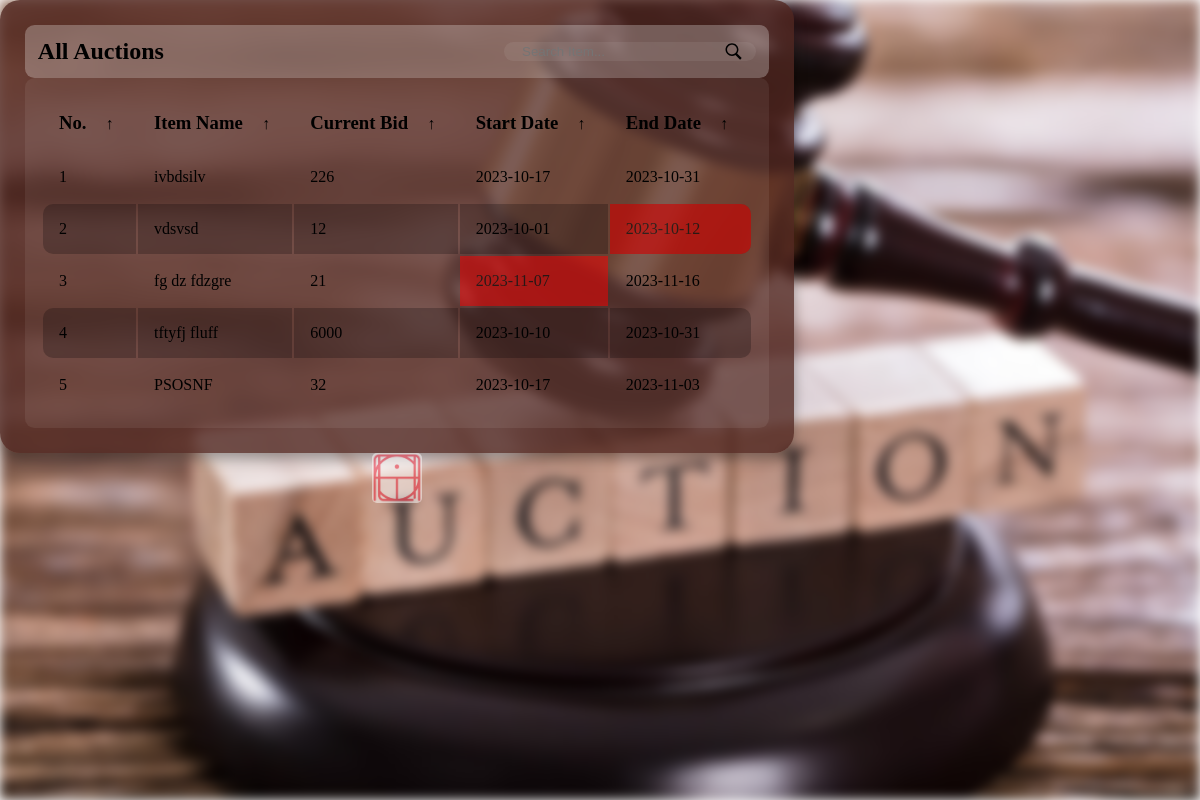
/browseAuctionItems.php, run on the app's committed database.
### tables this page shows
CREATE TABLE `auctionItems` (
  `ID` int(11) NOT NULL,
  `name` varchar(100) NOT NULL,
  `bid` double NOT NULL DEFAULT 0,
  `description` text NOT NULL,
  `fileExtension` varchar(20) NOT NULL,
  `startDate` date NOT NULL,
  `endDate` date NOT NULL,
  `bidder` varchar(100) NOT NULL DEFAULT 'No one made a bid yet'
);

### classes/auctionItemsModel.class.php (called while the page is built, shortened)
<?php
class AuctionItemsModel extends Db{
    protected function getAuctionItems(){
      $mysqli = $this->connect();
      $sql = "select * from auctionItems";
      $result = $mysqli->query($sql);
      if($result== true){
        if ($result->num_rows > 0) {
          $row= mysqli_fetch_all($result, MYSQLI_ASSOC);
          $item= $row;
        } else {
          $item= "No Item in Shop Inventory";
        }
      }else{
        $item= mysqli_error($db);
      }
      return $item;
    }
}

### classes/auctionItemsView.class.php (called while the page is built, shortened)
<?php
class AuctionItemsView extends AuctionItemsModel{
  public function getAllAuctionItems(){
    $results = $this->getAuctionItems();
    return $results;
  }
}

### browseAuctionItems.php (the view, shortened to what this page needs)
<!DOCTYPE html>
<?php
  include_once 'classes/auctionItemsModel.class.php';
  include_once 'classes/auctionItemsView.class.php';
  $viewObj = new auctionItemsView();
  $items = $viewObj->getAllAuctionItems();
?>
<html lang="en" dir="ltr">
  <head>
    <link rel="stylesheet" href="https://cdn.jsdelivr.net/gh/kimeiga/bahunya/dist/bahunya.min.css">
    <link rel="stylesheet" href="css/style1.css">
    <link rel="stylesheet" href="css/style2.css">
  </head>
  <body style="max-width: none; width: fit-content;">
    <div class="bg">
      <img src="img/backgroundAuction.jpg" alt="Background image">
    </div>
    <div class="body" style="max-width: none; background-color: rgba(81, 39, 33, 0.8);">
      <main class="table">
        <section class="table_header">
          <h1 style="margin:0; padding:0;">All Auctions</h1>
          <div class="input_group">
            <input type="search" placeholder="Search Item...">
            <img src="img/search.svg" alt="">
          </div>
        </section>
        <section class="table_body">
          <table>
            <thead><tr>
               <th style="text-align:center;"><h3 style="margin:0; padding:0;"><b>
                 No. <span class="icon_arrow">&UpArrow;</span></b></h3></th>
               <th style="text-align:center;"><h3 style="margin:0; padding:0;"><b>
                 Item Name <span class="icon_arrow">&UpArrow;</span></b></h3></th>
               <th style="text-align:center;"><h3 style="margin:0; padding:0;"><b>
                 Current Bid <span class="icon_arrow">&UpArrow;</span></b></h3></th>
               <th style="text-align:center;"><h3 style="margin:0; padding:0;"><b>
                 Start Date <span class="icon_arrow">&UpArrow;</span></b></h3></th>
               <th style="text-align:center;"><h3 style="margin:0; padding:0;"><b>
                 End Date <span class="icon_arrow">&UpArrow;</span></b></h3></th>
            </tr></thead>
            <tbody>
              <?php
                if(is_array($items)){
                  $sn=1;
                  foreach($items as $item){
              ?>
                    <tr data-href="auctionItemPage.php?iID=<?php echo($item['ID']) ?>">
                      <td><?php echo $sn; ?></td>
                      <td><?php echo $item['name']??''; ?></td>
                      <td><?php echo $item['bid']??''; ?></td>
                      <td style="<?php if ($item['startDate'] > date("Y-m-d")) echo 'background-color: red; opacity: 50%;'; ?>"><?php echo $item['startDate']??''; ?></td>
                      <td style="<?php if ($item['endDate'] < date("Y-m-d")) echo 'background-color: red; opacity: 50%;'; ?>"><?php echo $item['endDate']??''; ?></td>
                    </tr>
              <?php $sn++;}} ?>
            </tbody>
          </table>
        </section>
      </main>
    </div>
    <footer style="display: flex; justify-content: center; border: none;">
      <img class="logo" src="img/logo.jpg" alt="logo" height="50" width="50" style="border-radius:5px; margin: auto; opacity: 50%;">
    </footer>
  </body>
</html>

### css/style1.css (style rules this page uses)
.body { padding: 25px; background-color: rgba(56, 118, 191, 0.8); border-radius: 20px; max-width: 550px; margin: 0 auto; }
.bg { position: fixed; top: 0; left: 0; width: 100%; height: 100%; z-index: -1; filter: blur(6px); -webkit-filter: blur(6px); }
.bg img { width: 100%; height: 100%; object-fit: cover; }
input, select { background-color: rgba(40, 44, 52, 0.4); border: none; color: #cbc8c7; }

### css/style2.css (style rules this page uses)
.body { max-width: none; box-shadow: 0 .4rem .8rem #0005; }
table { margin: 0 auto; margin-left: auto; margin-right: auto; justify-content:center; align-items:center; width: 100%; }
* { margin: 0; padding: 0; box-sizing: border-box; }
table, th, td { padding: 1rem; }
.table_header { width: 100%; height: 10%; background-color: #fff4; padding: .8rem .8rem; border-radius: .6rem; display: flex; justify-content: space-between; align-items: center; }
.table_body { background-color: #fff1; border-radius: .6rem; }
thead th { position: sticky; top: 0; left: 0; }
tbody tr:nth-child(even) { background-color: #0000003b; }
td:first-child, th:first-child { border-radius: 10px 0 0 10px; }
td:last-child, th:last-child { border-radius: 0 10px 10px 0; }
tr { transition: all .2s ease-in; cursor: pointer; }
.table_header .input_group img { width: 1.2rem; height: 1.2rem; }
.table_header .input_group { width: 35%; height: 100%; background-color: #fff1; padding: 0 .8rem; border-radius: 2rem; display: flex; justify-content: center; align-items: center; transition: .2s; }
.table_header .input_group input { width: 100%; padding: 0 .5rem 0 .3rem; background-color: transparent; border: none; outline: none; }
tbody tr { --delay: .1s; transition: .5s ease-in-out var(--delay), background-color 0s; }
tbody tr td, tbody tr td p { transition: .2s ease-in-out; }
thead th span.icon_arrow { display: inline-block; width: 1.3rem; height: 1.3rem; border-radius: 50%; text-align: center; font-size: 1rem; margin-left: .5rem; border: 1.4px solid transparent; transition: .2s ease-in-out; }
.logo { cursor: pointer; }

### data on the page
auctionitems: name "ivbdsilv", bid "226", startDate "2023-10-17", endDate "2023-10-31"
auctionitems: name "vdsvsd", bid "12", startDate "2023-10-01", endDate "2023-10-12"
auctionitems: name "fg dz fdzgre", bid "21", startDate "2023-11-07", endDate "2023-11-16"
auctionitems: name "tftyfj fluff", bid "6000", startDate "2023-10-10", endDate "2023-10-31"
auctionitems: name "PSOSNF", bid "32", startDate "2023-10-17", endDate "2023-11-03"
